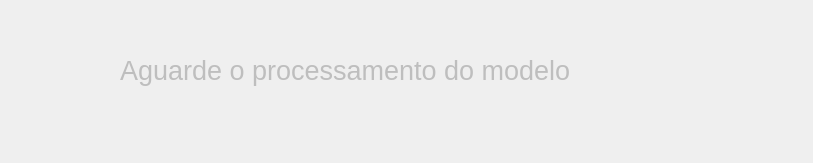
<?xml version="1.0" encoding="UTF-8"?>
<ui version="4.0">
 <class>loading_modal</class>
 <widget class="QDialog" name="loading_modal">
  <property name="windowModality">
   <enum>Qt::ApplicationModal</enum>
  </property>
  <property name="enabled">
   <bool>false</bool>
  </property>
  <property name="geometry">
   <rect>
    <x>0</x>
    <y>0</y>
    <width>813</width>
    <height>163</height>
   </rect>
  </property>
  <property name="windowTitle">
   <string notr="true">   </string>
  </property>
  <property name="accessibleName">
   <string notr="true"/>
  </property>
  <property name="autoFillBackground">
   <bool>false</bool>
  </property>
  <property name="modal">
   <bool>true</bool>
  </property>
  <widget class="QLabel" name="label">
   <property name="geometry">
    <rect>
     <x>120</x>
     <y>40</y>
     <width>611</width>
     <height>61</height>
    </rect>
   </property>
   <property name="font">
    <font>
     <pointsize>20</pointsize>
    </font>
   </property>
   <property name="text">
    <string>Aguarde o processamento do modelo</string>
   </property>
  </widget>
 </widget>
 <resources/>
 <connections/>
</ui>
